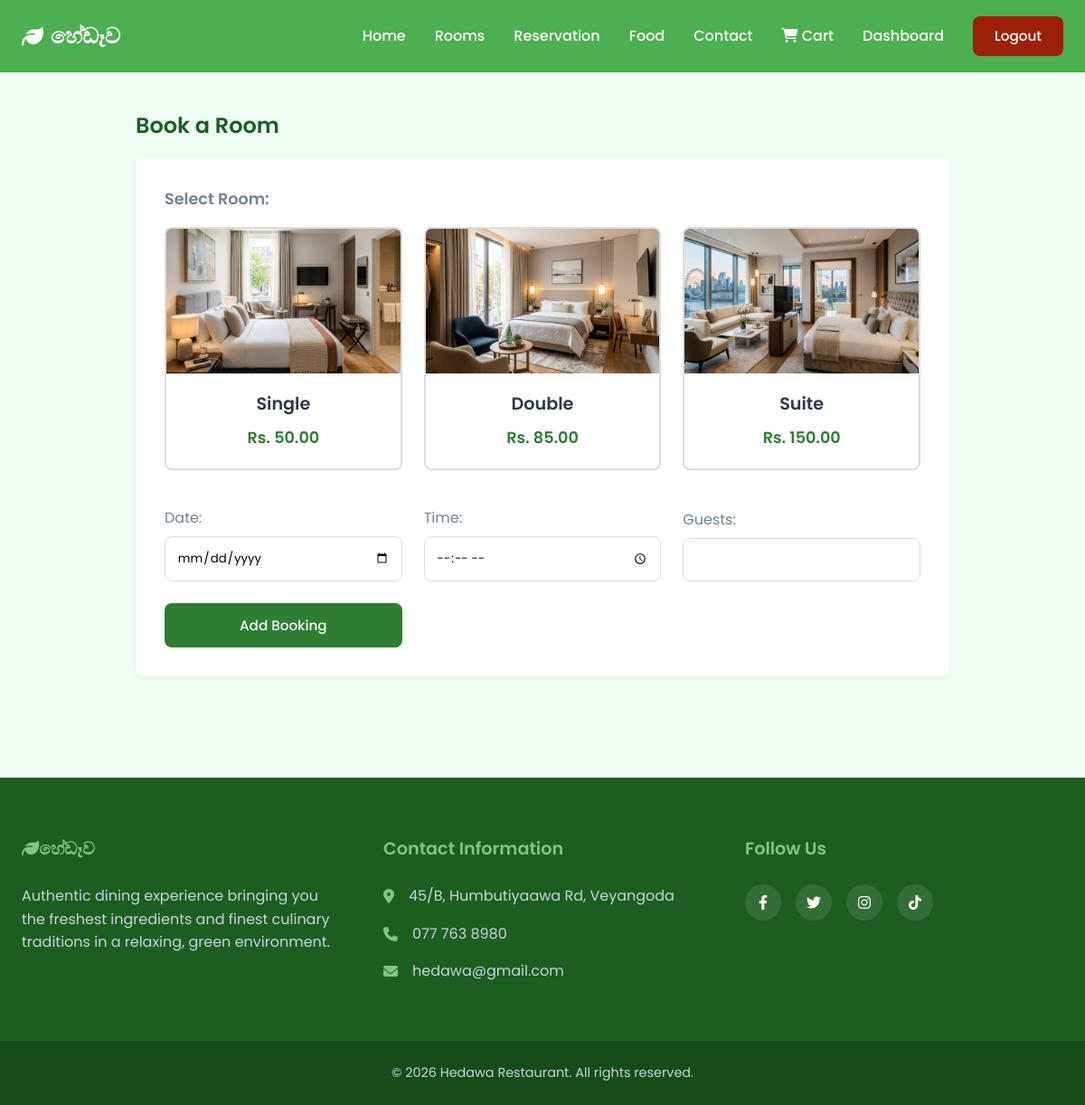
Page /pages/bookings.php (signed in) on the committed database.
### tables this page shows
CREATE TABLE rooms (
    id INT AUTO_INCREMENT PRIMARY KEY,
    name VARCHAR(50) NOT NULL,
    description TEXT,
    price DECIMAL(10, 2) NOT NULL,
    capacity INT DEFAULT 1,
    is_available BOOLEAN DEFAULT TRUE
);

### pages/bookings.php (the view, shortened to what this page needs)
<?php
require_once '../config/database.php';
require_once '../includes/header.php';
$rooms = $pdo->query("SELECT * FROM rooms WHERE name NOT IN ('Dining Table', 'Reception Hall') AND is_available = 1")->fetchAll();
?>
<div style="max-width: 900px; margin: 0 auto;">
    <h2>Book a Room</h2>
    <div style="background: var(--white); padding: 2rem; border-radius: var(--radius); box-shadow: var(--shadow-sm); margin-bottom: 3rem;">
        <form action="../actions/booking_process.php" method="POST" style="display: grid; grid-template-columns: repeat(auto-fit, minmax(200px, 1fr)); gap: 1.5rem; align-items: end;">
            <div style="grid-column: 1 / -1; margin-bottom: 1rem;">
                <label style="display:block; margin-bottom: 1rem; color: var(--text-muted); font-weight: 600; font-size: 1.1rem;">Select Room:</label>
                <div style="display: grid; grid-template-columns: repeat(auto-fit, minmax(200px, 1fr)); gap: 1.5rem;">
                    <?php foreach($rooms as $room): ?>
                        <label class="room-card" style="cursor: pointer; position: relative; margin: 0;">
                            <div class="card-content" style="border: 2px solid #ddd; border-radius: var(--radius); overflow: hidden; background: var(--white); transition: all 0.3s ease;">
                                <img src="../assets/images/room_<?= $room['id'] ?>.png" alt="<?= htmlspecialchars($room['name']) ?>" style="width: 100%; height: 160px; object-fit: cover; display: block;">
                                <div style="padding: 1.2rem; text-align: center;">
                                    <h4 style="margin-bottom: 0.5rem; color: var(--text-main); font-size: 1.2rem;"><?= htmlspecialchars($room['name']) ?></h4>
                                    <span style="color: var(--primary); font-weight: 600; font-size: 1.1rem;">Rs. <?= number_format($room['price'], 2) ?></span>
                                </div>
                            </div>
                        </label>
                    <?php endforeach; ?>
                </div>
            </div>
            <div>
                <label style="display:block; margin-bottom: 0.5rem; color: var(--text-muted);">Date:</label>
                <input type="date" name="booking_date" required min="<?= date('Y-m-d') ?>" style="width: 100%; padding: 0.8rem; border: 1px solid #ddd; border-radius: var(--radius); font-family: var(--font-family);">
            </div>
            <div>
                <label style="display:block; margin-bottom: 0.5rem; color: var(--text-muted);">Time:</label>
                <input type="time" name="booking_time" required style="width: 100%; padding: 0.8rem; border: 1px solid #ddd; border-radius: var(--radius); font-family: var(--font-family);">
            </div>
            <div>
                <label style="display:block; margin-bottom: 0.5rem; color: var(--text-muted);">Guests:</label>
                <input type="number" name="guests" min="1" required style="width: 100%; padding: 0.8rem; border: 1px solid #ddd; border-radius: var(--radius); font-family: var(--font-family);">
            </div>
            <div>
                <button type="submit" class="btn" style="width: 100%; padding: 0.8rem;">Add Booking</button>
            </div>
        </form>
    </div>
</div>
<?php require_once '../includes/footer.php'; ?>

### assets/css/style.css (style rules this page uses)
:root { --primary: #2e7d32; --primary-light: #4caf50; --primary-dark: #1b5e20; --accent: #81c784; --bg-color: #f0fdf4; --text-main: #2d3748; --text-muted: #718096; --white: #ffffff; --shadow-sm: 0 2px 4px rgba(46, 125, 50, 0.08); --shadow-md: 0 4px 6px rgba(46, 125, 50, 0.12); --radius: 8px; --transition: all 0.3s ease; --font-family: 'Poppins', sans-serif; }
* { margin: 0; padding: 0; box-sizing: border-box; }
body { font-family: var(--font-family); background-color: var(--bg-color); color: var(--text-main); line-height: 1.6; display: flex; flex-direction: column; min-height: 100vh; }
h1, h2, h3, h4, h5, h6 { color: var(--primary-dark); font-weight: 600; margin-bottom: 1rem; }
.btn { display: inline-block; background-color: var(--primary); color: var(--white); padding: 0.6rem 1.5rem; border-radius: var(--radius); border: none; cursor: pointer; font-weight: 500; font-size: 0.95rem; font-family: var(--font-family); text-align: center; transition: var(--transition); }

### rows in the picture
rooms: shows a picture, name "Single", price "50.00"
rooms: shows a picture, name "Double", price "85.00"
rooms: shows a picture, name "Suite", price "150.00"
